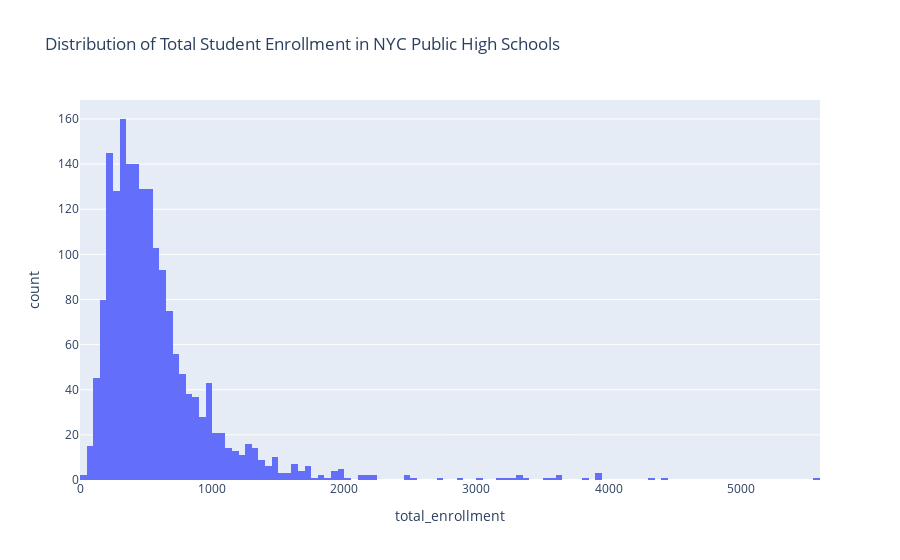

Here is the notebook cell this chart was saved with:
### Markdown cell above
#Task 2: Visually Explore the Data

![](https://media.giphy.com/media/wc5K9GF6Rort3DzFvi/giphy.gif)

Now comes the even more fun part! We get to visualize the data to identify broad trends, and to spot relationships, if any, between the variables in the dataset.

Remember: `px.histogram` is the workhorse of the Plotly library. It will be the most used function in your Python toolbox, especially as you're familiarizing yourself with a dataset.

### Task 2A. Create a histogram to view the distribution of total student enrollment in NYC public high schools.

<span style='background :#FFF59E'>**Hint:** You'll need to use the `total_enrollment` column of your DataFrame!</span>

### Code cell
# Import libraries here
import pandas as pd
import plotly.express as px

# Read the CSV file into a pandas DataFrame
df = pd.read_csv('datasets/schools.csv')

# Plot the data showing the total student enrollment
fig = px.histogram(df, x='total_enrollment', title='Distribution of Total Student Enrollment in NYC Public High Schools')
fig.show()

### Figure 1 — Plotly figure (JSON) as saved in the notebook; plotly's stock layout.template omitted (floating-point values rounded to 4 significant figures; data arrays with more than 128 entries replaced by an {"elided": "..."} marker saying what was removed)
{"data": [{"alignmentgroup": "True", "bingroup": "x", "hovertemplate": "total_enrollment=%{x}<br>count=%{y}<extra></extra>", "legendgroup": "", "marker": {"color": "#636efa", "pattern": {"shape": ""}}, "name": "", "offsetgroup": "", "orientation": "v", "showlegend": false, "type": "histogram", "x": {"elided": "1834 float values"}, "xaxis": "x", "yaxis": "y"}], "layout": {"autosize": true, "barmode": "relative", "legend": {"tracegroupgap": 0}, "title": {"text": "Distribution of Total Student Enrollment in NYC Public High Schools"}, "xaxis": {"anchor": "y", "autorange": true, "domain": [0, 1], "range": [0, 5600], "title": {"text": "total_enrollment"}, "type": "linear"}, "yaxis": {"anchor": "x", "autorange": true, "domain": [0, 1], "range": [0, 168.4], "title": {"text": "count"}}}}
